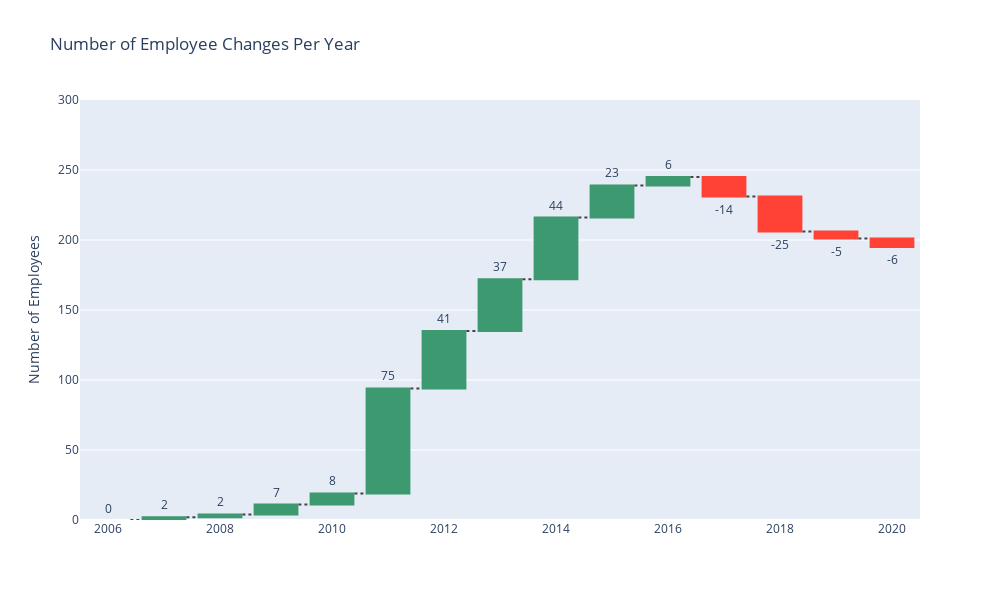

Source (notebook cell):
### Markdown cell above
### Waterfall Chart

### Code cell
import plotly.graph_objects as go
from plotly.offline import init_notebook_mode
init_notebook_mode(connected = True)

fig = go.Figure()
fig.add_trace(go.Waterfall(x = df_km['TahunHiring'], 
                           y = df_km['YearlyChange'], 
                           base = 0,
                           connector = {"line":{"dash":"dot"}},
                           textposition = "outside",
                           orientation = "v",
                           text = df_km['YearlyChange'].tolist(),
                          ))

fig.update_layout(title = "Number of Employee Changes Per Year", height = 600, width = 1000)
fig.update_yaxes(range = (0, 300), title = "Number of Employees")
fig.show()

### Figure 1 — Plotly figure (JSON) as saved in the notebook; plotly's stock layout.template omitted (floating-point values rounded to 4 significant figures)
{"data": [{"base": 0, "connector": {"line": {"dash": "dot"}}, "orientation": "v", "text": ["0", "2", "2", "7", "8", "75", "41", "37", "44", "23", "6", "-14", "-25", "-5", "-6"], "textposition": "outside", "type": "waterfall", "x": [2006, 2007, 2008, 2009, 2010, 2011, 2012, 2013, 2014, 2015, 2016, 2017, 2018, 2019, 2020], "y": [0, 2, 2, 7, 8, 75, 41, 37, 44, 23, 6, -14, -25, -5, -6]}], "layout": {"height": 600, "title": {"text": "Number of Employee Changes Per Year"}, "width": 1000, "xaxis": {"autorange": true, "range": [2006.0, 2020.0], "type": "linear"}, "yaxis": {"range": [0, 300], "title": {"text": "Number of Employees"}, "type": "linear"}}}
